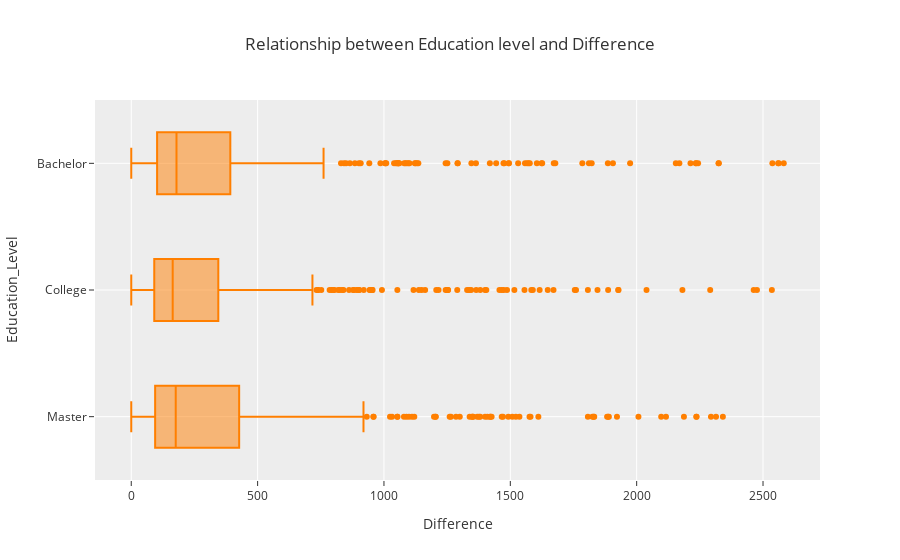

Notebook source saved alongside this figure:
### Code cell
fig = px.box(train, y='Education_Level', x='Difference',
             color_discrete_sequence=['rgb(255,127,0)'],
             template= 'ggplot2',
             title='Relationship between Education level and Difference')
fig.show()

### Figure 1 — Plotly figure (JSON) as saved in the notebook; plotly's stock layout.template omitted (floating-point values rounded to 4 significant figures; data arrays with more than 128 entries replaced by an {"elided": "..."} marker saying what was removed)
{"data": [{"alignmentgroup": "True", "hovertemplate": "Difference=%{x}<br>Education_Level=%{y}<extra></extra>", "legendgroup": "", "marker": {"color": "rgb(255,127,0)"}, "name": "", "notched": false, "offsetgroup": "", "orientation": "h", "showlegend": false, "type": "box", "x": {"elided": "1640 int values"}, "x0": " ", "xaxis": "x", "y": {"elided": "1640 str values"}, "y0": " ", "yaxis": "y"}], "layout": {"boxmode": "group", "legend": {"tracegroupgap": 0}, "title": {"text": "Relationship between Education level and Difference"}, "xaxis": {"anchor": "y", "domain": [0, 1], "title": {"text": "Difference"}}, "yaxis": {"anchor": "x", "domain": [0, 1], "title": {"text": "Education_Level"}}}}
